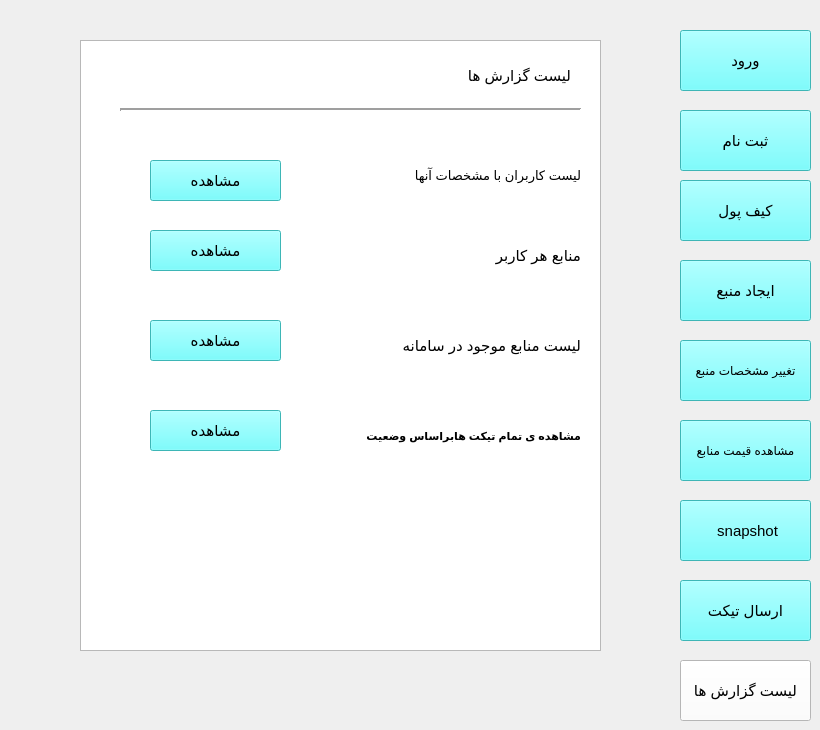
    <widget class="QWidget" name="page_9">
     <widget class="QPushButton" name="sabtenam_btn3_9">
      <property name="geometry">
       <rect>
        <x>680</x>
        <y>110</y>
        <width>131</width>
        <height>61</height>
       </rect>
      </property>
      <property name="font">
       <font>
        <pointsize>11</pointsize>
       </font>
      </property>
      <property name="styleSheet">
       <string notr="true">background-color: rgb(85, 255, 255);</string>
      </property>
      <property name="text">
       <string>ثبت نام</string>
      </property>
     </widget>
     <widget class="QPushButton" name="pushButton_61">
      <property name="geometry">
       <rect>
        <x>680</x>
        <y>260</y>
        <width>131</width>
        <height>61</height>
       </rect>
      </property>
      <property name="font">
       <font>
        <pointsize>11</pointsize>
       </font>
      </property>
      <property name="styleSheet">
       <string notr="true">background-color: rgb(85, 255, 255);</string>
      </property>
      <property name="text">
       <string>ایجاد منبع</string>
      </property>
     </widget>
     <widget class="QPushButton" name="pushButton_62">
      <property name="geometry">
       <rect>
        <x>680</x>
        <y>340</y>
        <width>131</width>
        <height>61</height>
       </rect>
      </property>
      <property name="font">
       <font>
        <pointsize>9</pointsize>
        <weight>50</weight>
        <bold>false</bold>
       </font>
      </property>
      <property name="styleSheet">
       <string notr="true">background-color: rgb(255, 255, 255);
background-color: rgb(85, 255, 255);</string>
      </property>
      <property name="text">
       <string>تغییر مشخصات منبع</string>
      </property>
     </widget>
     <widget class="QPushButton" name="wallet_btn_9">
      <property name="geometry">
       <rect>
        <x>680</x>
        <y>180</y>
        <width>131</width>
        <height>61</height>
       </rect>
      </property>
      <property name="font">
       <font>
        <pointsize>11</pointsize>
       </font>
      </property>
      <property name="styleSheet">
       <string notr="true">background-color: rgb(85, 255, 255);</string>
      </property>
      <property name="text">
       <string>کیف پول</string>
      </property>
     </widget>
     <widget class="QPushButton" name="login_btn2_9">
      <property name="geometry">
       <rect>
        <x>680</x>
        <y>30</y>
        <width>131</width>
        <height>61</height>
       </rect>
      </property>
      <property name="font">
       <font>
        <pointsize>11</pointsize>
       </font>
      </property>
      <property name="styleSheet">
       <string notr="true">background-color: rgb(255, 255, 255);
background-color: rgb(85, 255, 255);</string>
      </property>
      <property name="text">
       <string>ورود</string>
      </property>
     </widget>
     <widget class="QPushButton" name="pushButton_63">
      <property name="geometry">
       <rect>
        <x>680</x>
        <y>500</y>
        <width>131</width>
        <height>61</height>
       </rect>
      </property>
      <property name="font">
       <font>
        <pointsize>11</pointsize>
       </font>
      </property>
      <property name="styleSheet">
       <string notr="true">background-color: rgb(85, 255, 255);</string>
      </property>
      <property name="text">
       <string> snapshot</string>
      </property>
     </widget>
     <widget class="QPushButton" name="pushButton_64">
      <property name="geometry">
       <rect>
        <x>680</x>
        <y>580</y>
        <width>131</width>
        <height>61</height>
       </rect>
      </property>
      <property name="font">
       <font>
        <pointsize>11</pointsize>
       </font>
      </property>
      <property name="styleSheet">
       <string notr="true">background-color: rgb(85, 255, 255);</string>
      </property>
      <property name="text">
       <string>ارسال تیکت</string>
      </property>
     </widget>
     <widget class="QPushButton" name="pushButton_65">
      <property name="geometry">
       <rect>
        <x>680</x>
        <y>660</y>
        <width>131</width>
        <height>61</height>
       </rect>
      </property>
      <property name="font">
       <font>
        <pointsize>11</pointsize>
       </font>
      </property>
      <property name="styleSheet">
       <string notr="true">background-color: rgb(255, 255, 255);</string>
      </property>
      <property name="text">
       <string>لیست گزارش ها</string>
      </property>
     </widget>
     <widget class="QPushButton" name="pushButton_66">
      <property name="geometry">
       <rect>
        <x>680</x>
        <y>420</y>
        <width>131</width>
        <height>61</height>
       </rect>
      </property>
      <property name="font">
       <font>
        <pointsize>9</pointsize>
       </font>
      </property>
      <property name="styleSheet">
       <string notr="true">background-color: rgb(85, 255, 255);</string>
      </property>
      <property name="text">
       <string>مشاهده قیمت منابع</string>
      </property>
     </widget>
     <widget class="QLabel" name="label_175">
      <property name="geometry">
       <rect>
        <x>450</x>
        <y>180</y>
        <width>61</width>
        <height>31</height>
       </rect>
      </property>
      <property name="font">
       <font>
        <pointsize>11</pointsize>
       </font>
      </property>
      <property name="text">
       <string>نام منبع</string>
      </property>
     </widget>
     <widget class="QLabel" name="label_176">
      <property name="geometry">
       <rect>
        <x>470</x>
        <y>50</y>
        <width>81</width>
        <height>31</height>
       </rect>
      </property>
      <property name="font">
       <font>
        <pointsize>11</pointsize>
       </font>
      </property>
      <property name="text">
       <string>snapshot</string>
      </property>
     </widget>
     <widget class="QGraphicsView" name="graphicsView_19">
      <property name="geometry">
       <rect>
        <x>80</x>
        <y>40</y>
        <width>521</width>
        <height>611</height>
       </rect>
      </property>
     </widget>
     <widget class="Line" name="line_17">
      <property name="geometry">
       <rect>
        <x>120</x>
        <y>100</y>
        <width>461</width>
        <height>20</height>
       </rect>
      </property>
      <property name="lineWidth">
       <number>2</number>
      </property>
      <property name="orientation">
       <enum>Qt::Horizontal</enum>
      </property>
     </widget>
     <widget class="QLabel" name="label_177">
      <property name="geometry">
       <rect>
        <x>340</x>
        <y>60</y>
        <width>231</width>
        <height>31</height>
       </rect>
      </property>
      <property name="font">
       <font>
        <pointsize>11</pointsize>
       </font>
      </property>
      <property name="text">
       <string>لیست گزارش ها</string>
      </property>
     </widget>
     <widget class="QLabel" name="label_178">
      <property name="geometry">
       <rect>
        <x>350</x>
        <y>160</y>
        <width>231</width>
        <height>31</height>
       </rect>
      </property>
      <property name="font">
       <font>
        <pointsize>10</pointsize>
       </font>
      </property>
      <property name="text">
       <string>لیست کاربران با مشخصات آنها</string>
      </property>
     </widget>
     <widget class="QLabel" name="label_179">
      <property name="geometry">
       <rect>
        <x>350</x>
        <y>240</y>
        <width>231</width>
        <height>31</height>
       </rect>
      </property>
      <property name="font">
       <font>
        <pointsize>11</pointsize>
       </font>
      </property>
      <property name="text">
       <string>منابع هر کاربر</string>
      </property>
     </widget>
     <widget class="QLabel" name="label_180">
      <property name="geometry">
       <rect>
        <x>350</x>
        <y>330</y>
        <width>231</width>
        <height>31</height>
       </rect>
      </property>
      <property name="font">
       <font>
        <pointsize>11</pointsize>
       </font>
      </property>
      <property name="text">
       <string>لیست منابع موجود در سامانه</string>
      </property>
     </widget>
     <widget class="QLabel" name="label_181">
      <property name="geometry">
       <rect>
        <x>320</x>
        <y>420</y>
        <width>261</width>
        <height>31</height>
       </rect>
      </property>
      <property name="font">
       <font>
        <pointsize>8</pointsize>
        <weight>75</weight>
        <bold>true</bold>
       </font>
      </property>
      <property name="text">
       <string>مشاهده ی تمام تیکت هابراساس وضعیت</string>
      </property>
     </widget>
     <widget class="QPushButton" name="login_btn2_10">
      <property name="geometry">
       <rect>
        <x>150</x>
        <y>160</y>
        <width>131</width>
        <height>41</height>
       </rect>
      </property>
      <property name="font">
       <font>
        <pointsize>11</pointsize>
       </font>
      </property>
      <property name="styleSheet">
       <string notr="true">background-color: rgb(255, 255, 255);
background-color: rgb(85, 255, 255);</string>
      </property>
      <property name="text">
       <string>مشاهده</string>
      </property>
     </widget>
     <widget class="QPushButton" name="login_btn2_11">
      <property name="geometry">
       <rect>
        <x>150</x>
        <y>230</y>
        <width>131</width>
        <height>41</height>
       </rect>
      </property>
      <property name="font">
       <font>
        <pointsize>11</pointsize>
       </font>
      </property>
      <property name="styleSheet">
       <string notr="true">background-color: rgb(255, 255, 255);
background-color: rgb(85, 255, 255);</string>
      </property>
      <property name="text">
       <string>مشاهده</string>
      </property>
     </widget>
     <widget class="QPushButton" name="login_btn2_12">
      <property name="geometry">
       <rect>
        <x>150</x>
        <y>320</y>
        <width>131</width>
        <height>41</height>
       </rect>
      </property>
      <property name="font">
       <font>
        <pointsize>11</pointsize>
       </font>
      </property>
      <property name="styleSheet">
       <string notr="true">background-color: rgb(255, 255, 255);
background-color: rgb(85, 255, 255);</string>
      </property>
      <property name="text">
       <string>مشاهده</string>
      </property>
     </widget>
     <widget class="QPushButton" name="login_btn2_13">
      <property name="geometry">
       <rect>
        <x>150</x>
        <y>410</y>
        <width>131</width>
        <height>41</height>
       </rect>
      </property>
      <property name="font">
       <font>
        <pointsize>11</pointsize>
       </font>
      </property>
      <property name="styleSheet">
       <string notr="true">background-color: rgb(255, 255, 255);
background-color: rgb(85, 255, 255);</string>
      </property>
      <property name="text">
       <string>مشاهده</string>
      </property>
     </widget>
    </widget>
